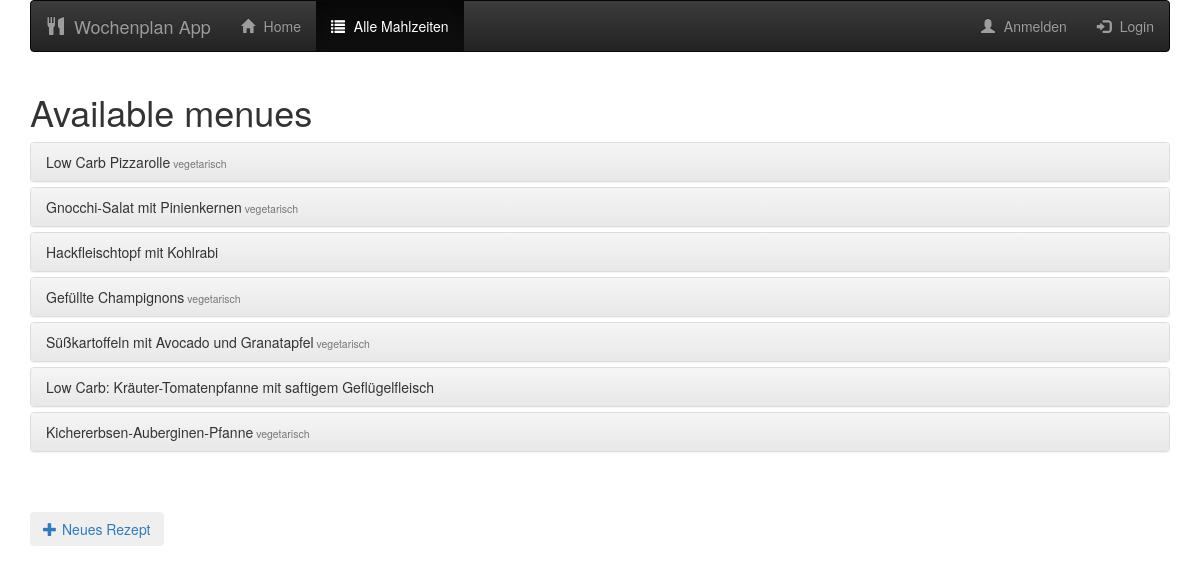
The app's page /available_menues with its own data.
### database_setup.py (models this page shows, shortened)
class Meal(Base):
    __tablename__ = 'meal'
    id = Column(Integer, primary_key=True)
    name = Column(String(250), nullable=False)
    receipt = Column(String)
    veggie = Column(Boolean)
    portions = Column(Integer)

### weekplan_server.py (the view)
@app.route('/available_menues')
def available_menues():
    available_menues = session.query(Meal).all()
    all_ingredients = session.query(Ingredients).all()
    return render_template('availablemenues.html',
                           available_menues=available_menues,
                           all_ingredients=all_ingredients)

### templates/availablemenues.html (shortened to what this page needs)
{% extends "main.html" %} {% block content %} {% include "header.html" %}
<div class="container">
  <h1>Available menues</h1>
  <div class="panel-group" id="accordion">
    {% for menu in available_menues %}
    <div class="panel panel-default">
      <div class="panel-heading">
        <h4 class="panel-title">
            <a data-toggle="collapse" data-parent="#accordion" href="#collapse_{{menu.id}}">
            {{menu.name}}<small>{% if menu.veggie%} vegetarisch {% endif %}</small></a>
          </h4>
      </div>
    </div>
    {% endfor %}
  </div>
  <button type='submit' class="btn btn-dafault" id="new" value="new_meal">
    <a href="{{url_for('add_new_meal')}}">
      <span class="glyphicon glyphicon-plus" aria-hidden="true"></span>Neues Rezept
    </a>
  </button>
</div>
{% endblock %}

### static/styles.css (style rules this page uses)
h1 { font-family: "Helvetica Neue Light", Roboto, Helvetica, Arial, sans-serif; font-size: 50px; color: #51453B; line-height: 60px; font-weight: 300; }
a { font-size: 14px; color: #0093B9; line-height: 17px; }
.btn { padding: 10px; margin: 0; border-color: #9FB80A; border-width: 2px; color: #9FB80A;; }
.glyphicon { margin-right: 5px; }

### records on screen
Meal: name "Low Carb Pizzarolle", veggie "vegetarisch"
Meal: name "Gnocchi-Salat mit Pinienkernen", veggie "vegetarisch"
Meal: name "Hackfleischtopf mit Kohlrabi"
Meal: name "Gefüllte Champignons", veggie "vegetarisch"
Meal: name "Süßkartoffeln mit Avocado und Granatapfel", veggie "vegetarisch"
Meal: name "Low Carb: Kräuter-Tomatenpfanne mit saftigem Geflügelfleisch"
Meal: name "Kichererbsen-Auberginen-Pfanne", veggie "vegetarisch"
